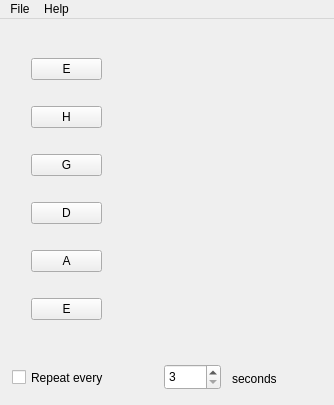
<?xml version="1.0" encoding="UTF-8"?>
<ui version="4.0">
 <class>MainWindow</class>
 <widget class="QMainWindow" name="MainWindow">
  <property name="geometry">
   <rect>
    <x>0</x>
    <y>0</y>
    <width>334</width>
    <height>405</height>
   </rect>
  </property>
  <property name="minimumSize">
   <size>
    <width>334</width>
    <height>405</height>
   </size>
  </property>
  <property name="maximumSize">
   <size>
    <width>334</width>
    <height>405</height>
   </size>
  </property>
  <property name="windowTitle">
   <string>QSimpleGuitar 0.2</string>
  </property>
  <widget class="QWidget" name="centralWidget">
   <widget class="QWidget" name="verticalLayoutWidget">
    <property name="geometry">
     <rect>
      <x>20</x>
      <y>8</y>
      <width>93</width>
      <height>329</height>
     </rect>
    </property>
    <layout class="QVBoxLayout" name="verticalLayout">
     <item>
      <widget class="QPushButton" name="pushButton">
       <property name="text">
        <string>E</string>
       </property>
      </widget>
     </item>
     <item>
      <widget class="QPushButton" name="pushButton_2">
       <property name="text">
        <string>H</string>
       </property>
      </widget>
     </item>
     <item>
      <widget class="QPushButton" name="pushButton_3">
       <property name="text">
        <string>G</string>
       </property>
      </widget>
     </item>
     <item>
      <widget class="QPushButton" name="pushButton_4">
       <property name="text">
        <string>D</string>
       </property>
      </widget>
     </item>
     <item>
      <widget class="QPushButton" name="pushButton_5">
       <property name="text">
        <string>A</string>
       </property>
      </widget>
     </item>
     <item>
      <widget class="QPushButton" name="pushButton_6">
       <property name="text">
        <string>E</string>
       </property>
      </widget>
     </item>
    </layout>
   </widget>
   <widget class="QCheckBox" name="checkBox">
    <property name="geometry">
     <rect>
      <x>12</x>
      <y>348</y>
      <width>153</width>
      <height>21</height>
     </rect>
    </property>
    <property name="text">
     <string>Repeat every</string>
    </property>
   </widget>
   <widget class="QSpinBox" name="spinBox">
    <property name="geometry">
     <rect>
      <x>164</x>
      <y>345</y>
      <width>57</width>
      <height>26</height>
     </rect>
    </property>
    <property name="minimum">
     <number>3</number>
    </property>
    <property name="maximum">
     <number>10</number>
    </property>
   </widget>
   <widget class="QLabel" name="label">
    <property name="geometry">
     <rect>
      <x>232</x>
      <y>352</y>
      <width>97</width>
      <height>16</height>
     </rect>
    </property>
    <property name="text">
     <string>seconds</string>
    </property>
   </widget>
   <widget class="QLabel" name="label_2">
    <property name="geometry">
     <rect>
      <x>136</x>
      <y>8</y>
      <width>190</width>
      <height>327</height>
     </rect>
    </property>
    <property name="frameShape">
     <enum>QFrame::NoFrame</enum>
    </property>
    <property name="frameShadow">
     <enum>QFrame::Plain</enum>
    </property>
    <property name="text">
     <string/>
    </property>
   </widget>
  </widget>
  <widget class="QMenuBar" name="menuBar">
   <property name="geometry">
    <rect>
     <x>0</x>
     <y>0</y>
     <width>334</width>
     <height>21</height>
    </rect>
   </property>
   <widget class="QMenu" name="menuFile">
    <property name="title">
     <string>File</string>
    </property>
    <addaction name="actionQuit"/>
   </widget>
   <widget class="QMenu" name="menuAbout">
    <property name="title">
     <string>Help</string>
    </property>
    <addaction name="actionAbout"/>
   </widget>
   <addaction name="menuFile"/>
   <addaction name="menuAbout"/>
  </widget>
  <action name="actionQuit">
   <property name="text">
    <string>Exit</string>
   </property>
   <property name="shortcut">
    <string>Ctrl+Q</string>
   </property>
  </action>
  <action name="actionAbout">
   <property name="text">
    <string>About...</string>
   </property>
  </action>
 </widget>
 <layoutdefault spacing="6" margin="11"/>
 <resources/>
 <connections/>
</ui>
